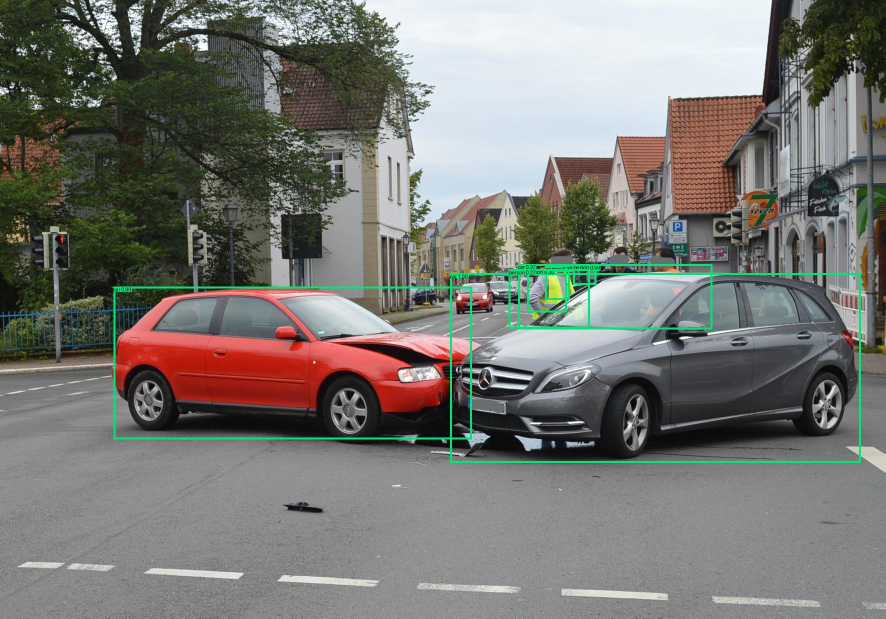
#> input picture data/samples/road_1.jpg, 1771 x 1237 px (shown at 1/2 size)
$ python -i template_recognition.py   (imports and definitions only)
#> lines starting #> are read from the running program, lines starting #| are printed output that depends on the picture; after the words box and inside, x2 and y2 are one past the last pixel; in counts of white or black regions, pixels touching at a corner belong together
#> further down, picture is the input picture: shape (1237, 1771, 3); mean B, G, R 114.8, 119.6, 120.1
"""Classical Template-Based Character Recognition.

Matches segmented character bitmaps against standardized alphanumeric templates
without using neural networks, deep learning models, or external OCR engines.
"""

import os
from typing import Dict, Tuple, List, Optional
import cv2
import numpy as np


TEMPLATE_WIDTH = 24
TEMPLATE_HEIGHT = 32

LETTERS = "ABCDEFGHIJKLMNOPQRSTUVWXYZ"
DIGITS = "0123456789"


class TemplateRecognizer:
    """Deterministic template-based character recognizer for alphanumeric plate characters."""

    def __init__(self, template_dir: Optional[str] = None):
        if template_dir is None:
            # Default to project template directory
            curr_dir = os.path.dirname(os.path.abspath(__file__))
            template_dir = os.path.abspath(
                os.path.join(curr_dir, "..", "..", "data", "ocr_templates")
            )

        self.template_dir = template_dir
        self.letter_templates: Dict[str, np.ndarray] = {}
        self.digit_templates: Dict[str, np.ndarray] = {}
        self.letter_template_bank: Dict[str, List[np.ndarray]] = {}
        self.digit_template_bank: Dict[str, List[np.ndarray]] = {}
        self._load_or_generate_templates()
        self._build_template_banks()

    def _load_or_generate_templates(self) -> None:
        """Load templates from disk or synthesize them if not yet generated."""
        letters_path = os.path.join(self.template_dir, "letters")
        digits_path = os.path.join(self.template_dir, "digits")

        os.makedirs(letters_path, exist_ok=True)
        os.makedirs(digits_path, exist_ok=True)

        for ch in LETTERS:
            p = os.path.join(letters_path, f"{ch}.png")
            if os.path.exists(p):
                img = cv2.imread(p, cv2.IMREAD_GRAYSCALE)
                if img is not None:
                    _, bin_img = cv2.threshold(img, 127, 255, cv2.THRESH_BINARY)
                    self.letter_templates[ch] = cv2.resize(
                        bin_img, (TEMPLATE_WIDTH, TEMPLATE_HEIGHT)
                    )
            if ch not in self.letter_templates:
                synth = self._synthesize_char_template(ch)
                self.letter_templates[ch] = synth
                cv2.imwrite(p, synth)
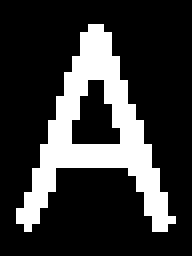
#> saved as A.png: shape (32, 24) (shown 8 times larger); 22.1% white; 1 white region, box (x1, y1, x2, y2) and area: (2, 3, 22, 29) 170

        for d in DIGITS:
            p = os.path.join(digits_path, f"{d}.png")
            if os.path.exists(p):
                img = cv2.imread(p, cv2.IMREAD_GRAYSCALE)
                if img is not None:
                    _, bin_img = cv2.threshold(img, 127, 255, cv2.THRESH_BINARY)
                    self.digit_templates[d] = cv2.resize(
                        bin_img, (TEMPLATE_WIDTH, TEMPLATE_HEIGHT)
                    )
            if d not in self.digit_templates:
                synth = self._synthesize_char_template(d)
                self.digit_templates[d] = synth
                cv2.imwrite(p, synth)
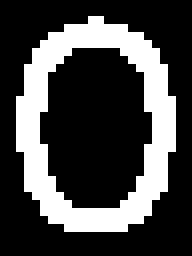
#> saved as 0.png: shape (32, 24) (shown 8 times larger); 27.6% white; 1 white region, box (x1, y1, x2, y2) and area: (2, 2, 22, 29) 212

    def _synthesize_char_template(
        self,
        char: str,
        font: int = cv2.FONT_HERSHEY_SIMPLEX,
        scale: float = 2.7,
        thickness: int = 5,
    ) -> np.ndarray:
        """Render and normalize one deterministic OpenCV glyph template."""
        canvas = np.zeros((TEMPLATE_HEIGHT * 3, TEMPLATE_WIDTH * 3), dtype=np.uint8)
        (tw, th), baseline = cv2.getTextSize(char, font, scale, thickness)
        x = max(0, (canvas.shape[1] - tw) // 2)
        y = max(th, (canvas.shape[0] + th) // 2 - baseline)
        cv2.putText(
            canvas, char, (x, y), font, scale, 255, thickness, cv2.LINE_AA
        )

        coords = cv2.findNonZero(canvas)
        if coords is None:
            return np.zeros((TEMPLATE_HEIGHT, TEMPLATE_WIDTH), dtype=np.uint8)

        bx, by, bw, bh = cv2.boundingRect(coords)
        char_crop = canvas[by:by + bh, bx:bx + bw]
        pad_y = max(1, int(bh * 0.10))
        pad_x = max(1, int(bw * 0.10))
        padded = cv2.copyMakeBorder(
            char_crop, pad_y, pad_y, pad_x, pad_x,
            cv2.BORDER_CONSTANT, value=0,
        )
        resized = cv2.resize(
            padded, (TEMPLATE_WIDTH, TEMPLATE_HEIGHT),
            interpolation=cv2.INTER_AREA,
        )
        _, binary = cv2.threshold(resized, 127, 255, cv2.THRESH_BINARY)
        return binary

    def _build_template_banks(self) -> None:
        """Build several deterministic font/weight variants for each glyph.

        Templates are generic OpenCV-rendered examples, not real-world plate
        training data. Multiple variants reduce dependence on one font weight.
        """
        fonts = (
            cv2.FONT_HERSHEY_SIMPLEX,
            cv2.FONT_HERSHEY_DUPLEX,
            cv2.FONT_HERSHEY_COMPLEX,
            cv2.FONT_HERSHEY_TRIPLEX,
            cv2.FONT_HERSHEY_PLAIN,
        )
        scales_and_weights = (
            (1.8, 2), (2.2, 2), (2.4, 3), (2.7, 4), (2.7, 5),
        )
        for glyph, base in self.letter_templates.items():
            variants = [base]
            for font in fonts:
                for scale, thickness in scales_and_weights:
                    candidate = self._synthesize_char_template(
                        glyph, font=font, scale=scale, thickness=thickness
                    )
                    if not any(np.array_equal(candidate, item) for item in variants):
                        variants.append(candidate)
            self.letter_template_bank[glyph] = variants

        for glyph, base in self.digit_templates.items():
            variants = [base]
            for font in fonts:
                for scale, thickness in scales_and_weights:
                    candidate = self._synthesize_char_template(
                        glyph, font=font, scale=scale, thickness=thickness
                    )
                    if not any(np.array_equal(candidate, item) for item in variants):
                        variants.append(candidate)
            self.digit_template_bank[glyph] = variants

    def match_character(
        self,
        char_img: np.ndarray,
        prior: str = "any",
    ) -> Tuple[str, float, List[Tuple[str, float]]]:
        """Match character image against templates with optional positional prior.

        Args:
            char_img: Normalized binary character image (24x32).
            prior: 'letter' (test only A-Z), 'digit' (test only 0-9), or 'any'.

        Returns:
            Tuple of:
                best_char: Best matching character symbol.
                best_similarity: Match similarity score in range [0.0, 1.0].
                top_candidates: List of top 3 (char, score) tuples.
        """
#> called with prior = 'any'
        if char_img is None or char_img.size == 0:
            return "?", 0.0, []

        if char_img.shape != (TEMPLATE_HEIGHT, TEMPLATE_WIDTH):
            char_img = cv2.resize(
                char_img, (TEMPLATE_WIDTH, TEMPLATE_HEIGHT), interpolation=cv2.INTER_AREA
            )
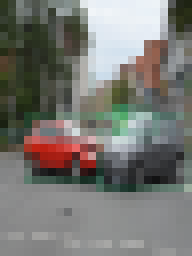
#> char_img: shape (32, 24, 3) (shown 8 times larger); mean of channels 0, 1, 2 114.9, 119.7, 120.1; drawn as B, G, R
            _, char_img = cv2.threshold(char_img, 127, 255, cv2.THRESH_BINARY)
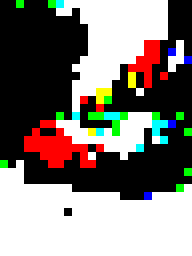
#> char_img: shape (32, 24, 3) (shown 8 times larger); mean of channels 0, 1, 2 118.2, 123.8, 129.8; drawn as B, G, R

        targets: Dict[str, List[np.ndarray]] = {}
        if prior == "letter":
            targets = self.letter_template_bank
        elif prior == "digit":
            targets = self.digit_template_bank
        else:
            targets = {**self.letter_template_bank, **self.digit_template_bank}

        scores: List[Tuple[str, float]] = []
        char_bool = char_img > 127

        for glyph, templates in targets.items():
            best_similarity = 0.0
            for template in templates:
                template_bool = template > 127

                # Normalized cross-correlation captures stroke arrangement.
                correlation = cv2.matchTemplate(
                    char_img, template, cv2.TM_CCOEFF_NORMED
                )
                corr = float(correlation[0][0]) if correlation is not None else 0.0
                normalized_corr = max(0.0, (corr + 1.0) / 2.0)

                # Binary Jaccard overlap adds a shape-level comparison.
                intersection = np.logical_and(char_bool, template_bool).sum()
                union = np.logical_or(char_bool, template_bool).sum()
                jaccard = float(intersection) / float(union) if union else 0.0

                similarity = 0.65 * normalized_corr + 0.35 * jaccard
                best_similarity = max(best_similarity, similarity)

            scores.append((glyph, round(best_similarity, 4)))
#> after the loop, scores = []

        scores.sort(key=lambda s: s[1], reverse=True)

        if not scores:
            return "?", 0.0, []

        best_char, best_score = scores[0]
        top_candidates = scores[:3]
        return best_char, best_score, top_candidates

>>> import cv2
>>> picture = cv2.imread('../../data/samples/road_1.jpg')
#> (the run stopped early here; a loop or call above may not have finished)
